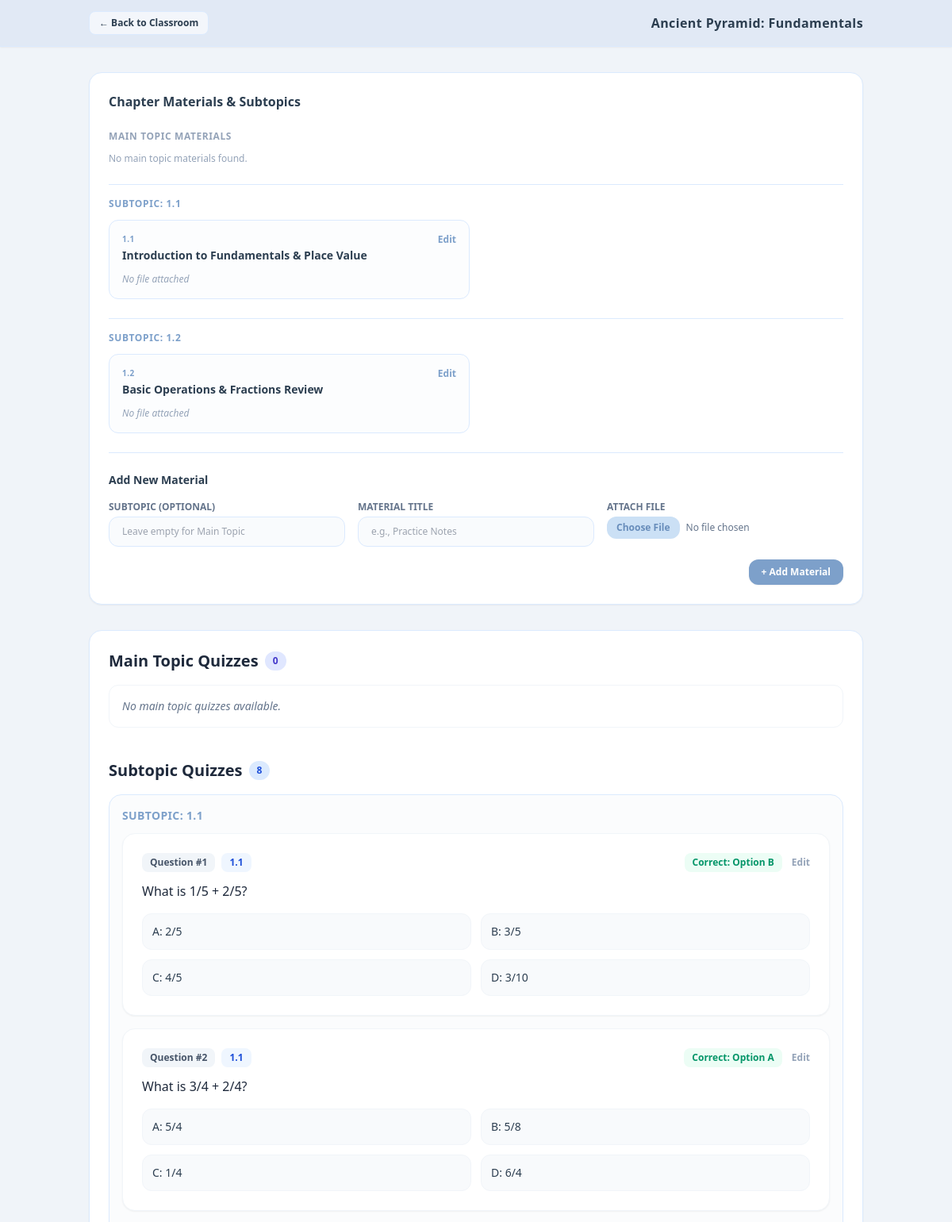
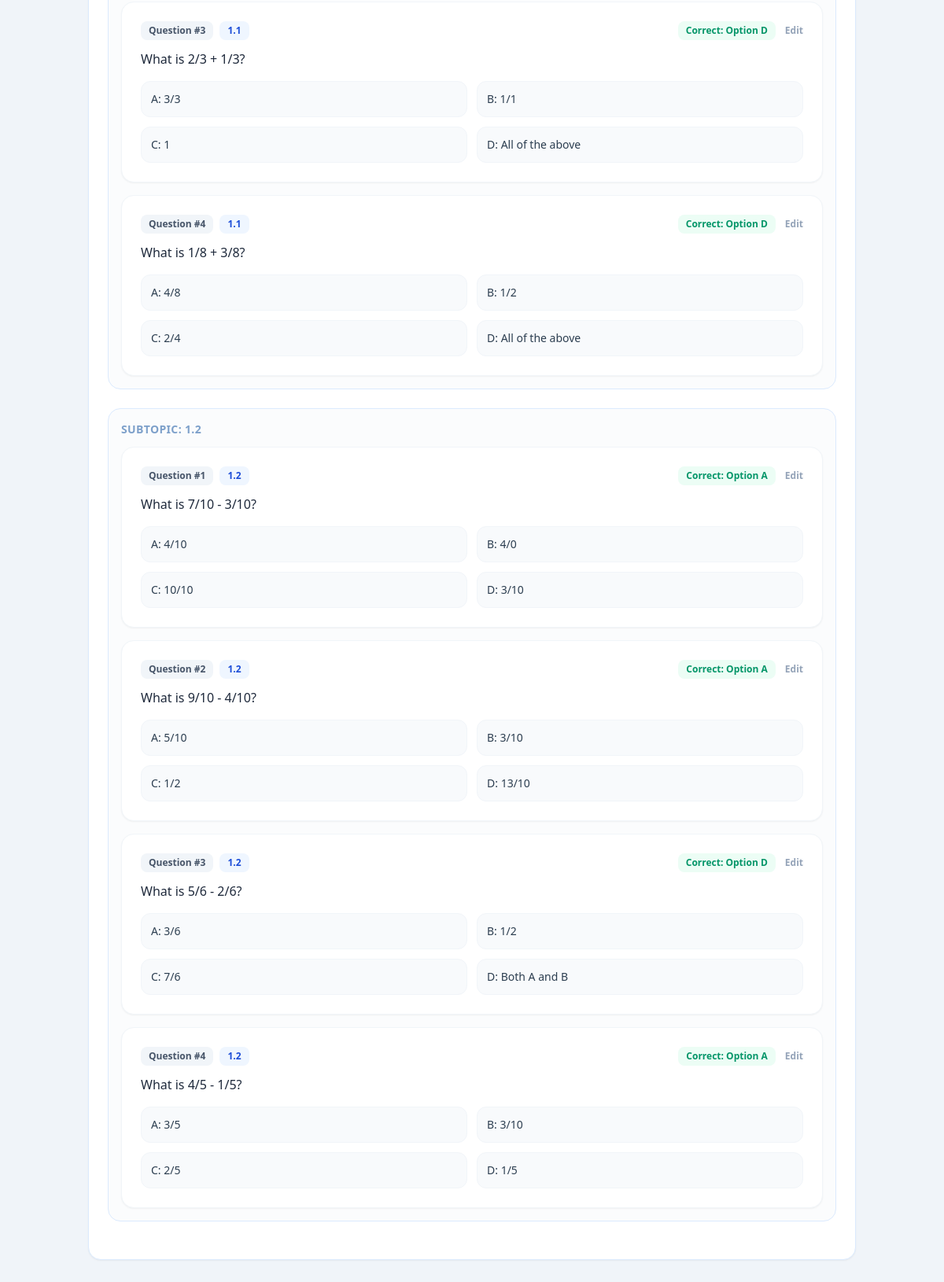
Page /teacher/chapter_details.php?chapter=Ancient+Pyramid:+Fundamentals on the committed database (2 pictures, top to bottom).
### tables this page shows
CREATE TABLE chapter_materials (
        id INTEGER PRIMARY KEY AUTOINCREMENT,
        chapter_number INTEGER DEFAULT 1 NOT NULL,
        chapter_name TEXT NOT NULL,
        subtopic_name TEXT DEFAULT NULL,
        title TEXT NOT NULL,
        file_path TEXT DEFAULT NULL,
        created_at DATETIME DEFAULT CURRENT_TIMESTAMP
    );

CREATE TABLE chapter_quizzes (
        id INTEGER PRIMARY KEY AUTOINCREMENT,
        chapter_number INTEGER DEFAULT 1 NOT NULL,
        chapter_name TEXT NOT NULL,
        subtopic_name TEXT DEFAULT NULL,
        title TEXT DEFAULT NULL,
        question TEXT NOT NULL,
        option_a TEXT NOT NULL,
        option_b TEXT NOT NULL,
        option_c TEXT NOT NULL,
        option_d TEXT NOT NULL,
        correct_option TEXT NOT NULL,
        explanation TEXT,
        score INTEGER DEFAULT 1 NOT NULL
    );

### teacher/chapter_details.php (the view, shortened to what the rows shown need)
<?php
require_once __DIR__ . '/../config/db.php';
$chapter_name = isset($_GET['chapter']) ? trim(urldecode($_GET['chapter'])) : '';
$stmt_m = $pdo->prepare("SELECT * FROM chapter_materials WHERE chapter_name = ?");
$stmt_m->execute([$chapter_name]);
$materials = $stmt_m->fetchAll(PDO::FETCH_ASSOC);
$main_materials = [];
$subtopic_materials = [];
foreach ($materials as $mat) {
    if (!empty($mat['subtopic_name'])) {
        $subtopic_materials[$mat['subtopic_name']][] = $mat;
    } else {
        $main_materials[] = $mat;
    }
}
$stmt_main = $pdo->prepare("SELECT * FROM chapter_quizzes WHERE chapter_name = ? AND (subtopic_name IS NULL OR subtopic_name = '')");
$stmt_main->execute([$chapter_name]);
$main_quizzes = $stmt_main->fetchAll(PDO::FETCH_ASSOC);
$stmt_sub = $pdo->prepare("SELECT * FROM chapter_quizzes WHERE chapter_name = ? AND subtopic_name IS NOT NULL AND subtopic_name != ''");
$stmt_sub->execute([$chapter_name]);
$sub_quizzes = $stmt_sub->fetchAll(PDO::FETCH_ASSOC);
$grouped_sub_quizzes = [];
foreach ($sub_quizzes as $q) {
    if (!empty($q['subtopic_name'])) {
        $grouped_sub_quizzes[$q['subtopic_name']][] = $q;
    }
}
?>
<!DOCTYPE html>
<html lang="en">
<head>
    <script src="https://cdn.tailwindcss.com"></script>
</head>
<body class="bg-pastel-bg text-pastel-text min-h-screen font-sans flex flex-col">
    <header class="bg-pastel-nav border-b border-blue-100 sticky top-0 z-50 shadow-sm">
        <div class="max-w-5xl mx-auto px-6 py-3.5 flex justify-between items-center w-full">
            <h1 class="text-base font-bold text-pastel-text tracking-wide">
                <?php echo htmlspecialchars($chapter_name); ?>
            </h1>
        </div>
    </header>
    <main class="max-w-5xl mx-auto px-6 py-8 space-y-8 flex-1 w-full">
        <section class="bg-pastel-card rounded-2xl shadow-sm border border-blue-100 p-6 space-y-6">
            <div class="flex justify-between items-center">
                <div>
                    <h2 class="text-base font-bold text-pastel-text">Chapter Materials & Subtopics</h2>
                </div>
            </div>
            <?php foreach ($subtopic_materials as $sub_name => $sub_ats): ?>
                <div class="border-t border-blue-100 pt-4 mt-4">
                    <h3 class="text-xs font-bold uppercase tracking-wider text-pastel-primary mb-3">Subtopic: <?php echo htmlspecialchars($sub_name); ?></h3>
                    <div class="grid grid-cols-1 md:grid-cols-2 gap-4">
                        <?php foreach ($sub_ats as $mat): ?>
                            <div class="border border-blue-100 rounded-xl p-4 bg-pastel-bg/20 flex flex-col justify-between space-y-3">
                                <div>
                                    <div class="flex justify-between items-start">
                                        <span class="text-[10px] font-bold uppercase tracking-wider text-pastel-primary">
                                            <?php echo htmlspecialchars($mat['subtopic_name']); ?>
                                        </span>
                                        <button onclick="toggleEditModal('edit-material-<?php echo $mat['id']; ?>')" class="text-xs text-pastel-primary hover:text-pastel-hover font-semibold">Edit</button>
                                    </div>
                                    <h3 class="text-sm font-bold text-pastel-text mt-0.5"><?php echo htmlspecialchars($mat['title']); ?></h3>
                                </div>
                                <?php if (!empty($mat['file_path'])): ?>
                                    <div>
                                        <a href="../../<?php echo htmlspecialchars($mat['file_path']); ?>" target="_blank" class="inline-block bg-pastel-primary hover:bg-pastel-hover text-white text-xs font-semibold px-3 py-1.5 rounded-lg transition">
                                            View/Download File &rarr;
                                        </a>
                                    </div>
                                <?php else: ?>
                                    <span class="text-xs text-slate-400 italic">No file attached</span>
                                <?php endif; ?>
                            </div>
                        <?php endforeach; ?>
                    </div>
                </div>
            <?php endforeach; ?>
        </section>
        <section class="bg-pastel-card rounded-2xl shadow-sm border border-blue-100 p-6 space-y-6">
            <div class="mb-10">
                <h2 class="text-xl font-bold text-slate-800 mb-4 flex items-center gap-2">
                    <span>Main Topic Quizzes</span>
                    <span
                        class="text-xs bg-indigo-100 text-indigo-700 px-2.5 py-1 rounded-full"><?php echo count($main_quizzes); ?></span>
                </h2>
            </div>
            <div>
                <h2 class="text-xl font-bold text-slate-800 mb-4 flex items-center gap-2">
                    <span>Subtopic Quizzes</span>
                    <span
                        class="text-xs bg-blue-100 text-blue-700 px-2.5 py-1 rounded-full"><?php echo count($sub_quizzes); ?></span>
                </h2>
                <?php if (empty($grouped_sub_quizzes)): ?>
                    <p class="text-sm text-slate-500 italic bg-white p-4 rounded-xl border border-slate-100">No subtopic
                        quizzes available.</p>
                <?php else: ?>
                    <?php foreach ($grouped_sub_quizzes as $sub_name => $questions): ?>
                        <div class="mb-6 bg-pastel-bg/30 p-4 rounded-2xl border border-blue-100">
                            <h3 class="text-sm font-bold text-pastel-primary mb-3 uppercase tracking-wide">Subtopic: <?php echo htmlspecialchars($sub_name); ?></h3>
                            <div class="space-y-4">
                                <?php foreach ($questions as $index => $q): ?>
                                    <div class="bg-white p-6 rounded-2xl border border-slate-100 shadow-sm">
                                        <div class="flex justify-between items-center mb-3">
                                            <div class="flex items-center gap-2">
                                                <span
                                                    class="text-xs font-semibold px-2.5 py-1 bg-slate-100 text-slate-600 rounded-lg">Question
                                                    #<?php echo $index + 1; ?></span>
                                                <span
                                                    class="text-xs font-semibold px-2.5 py-1 bg-blue-50 text-blue-700 rounded-lg uppercase"><?php echo htmlspecialchars($q['subtopic_name']); ?></span>
                                            </div>
                                            <div class="flex items-center gap-3">
                                                <span
                                                    class="text-xs font-semibold px-2.5 py-1 bg-emerald-50 text-emerald-600 rounded-lg">Correct:
                                                    Option <?php echo $q['correct_option']; ?></span>
                                                <button type="button" onclick="toggleEditModal('edit-quiz-<?php echo $q['id']; ?>')"
                                                    class="text-xs font-semibold text-slate-400 hover:text-pastel-primary transition">Edit</button>
                                            </div>
                                        </div>
                                        <p class="text-slate-800 font-medium mb-4"><?php echo htmlspecialchars($q['question']); ?></p>
                                        <div class="grid grid-cols-1 md:grid-cols-2 gap-3 text-sm">
                                            <div class="p-3 rounded-xl border border-slate-100 bg-slate-50">A:
                                                <?php echo htmlspecialchars($q['option_a']); ?></div>
                                            <div class="p-3 rounded-xl border border-slate-100 bg-slate-50">B:
                                                <?php echo htmlspecialchars($q['option_b']); ?></div>
                                            <div class="p-3 rounded-xl border border-slate-100 bg-slate-50">C:
                                                <?php echo htmlspecialchars($q['option_c']); ?></div>
                                            <div class="p-3 rounded-xl border border-slate-100 bg-slate-50">D:
                                                <?php echo htmlspecialchars($q['option_d']); ?></div>
                                        </div>
                                    </div>
                                <?php endforeach; ?>
                            </div>
                        </div>
                    <?php endforeach; ?>
                <?php endif; ?>
            </div>
        </section>
    </main>
</body>
</html>

### rows in the picture
chapter_materials: subtopic_name "1.1", title "Introduction to Fundamentals & Place Value", shows "No file attached"
chapter_materials: subtopic_name "1.2", title "Basic Operations & Fractions Review", shows "No file attached"
chapter_quizzes: subtopic_name "1.1", correct_option "B", question "What is 1/5 + 2/5?", option_a "2/5", option_b "3/5", option_c "4/5", option_d "3/10"
chapter_quizzes: subtopic_name "1.1", correct_option "A", question "What is 3/4 + 2/4?", option_a "5/4", option_b "5/8", option_c "1/4", option_d "6/4"
chapter_quizzes: subtopic_name "1.1", correct_option "D", question "What is 2/3 + 1/3?", option_a "3/3", option_b "1/1", option_c "1", option_d "All of the above"
chapter_quizzes: subtopic_name "1.1", correct_option "D", question "What is 1/8 + 3/8?", option_a "4/8", option_b "1/2", option_c "2/4", option_d "All of the above"
chapter_quizzes: subtopic_name "1.2", correct_option "A", question "What is 7/10 - 3/10?", option_a "4/10", option_b "4/0", option_c "10/10", option_d "3/10"
chapter_quizzes: subtopic_name "1.2", correct_option "A", question "What is 9/10 - 4/10?", option_a "5/10", option_b "3/10", option_c "1/2", option_d "13/10"
chapter_quizzes: subtopic_name "1.2", correct_option "D", question "What is 5/6 - 2/6?", option_a "3/6", option_b "1/2", option_c "7/6", option_d "Both A and B"
chapter_quizzes: subtopic_name "1.2", correct_option "A", question "What is 4/5 - 1/5?", option_a "3/5", option_b "3/10", option_c "2/5", option_d "1/5"

### other values in the picture
$chapter_name "Ancient Pyramid: Fundamentals"
$sub_name "1.1"
$sub_name "1.2"
count($main_quizzes) "0"
count($sub_quizzes) "8"
